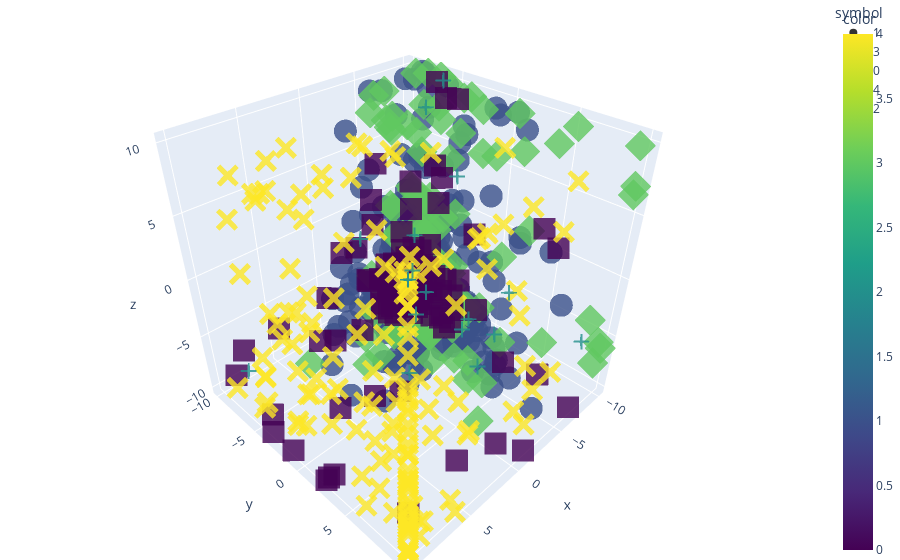

The notebook cell saved with this chart:
### Code cell
fig = px.scatter_3d(
    x=X['Stars'][0:1000],
    y=X['Forks'][0:1000],
    z=X['Issues'][0:1000],
    color=pred_km[0:1000],
    color_continuous_scale='viridis',
    symbol=pred_km[0:1000],
    opacity=0.8
)

fig.update_layout(margin=dict(l=0,r=0,b=0,t=0))
fig.show()

### Figure 1 — Plotly figure (JSON) as saved in the notebook; plotly's stock layout.template omitted (floating-point values rounded to 4 significant figures; data arrays with more than 128 entries replaced by an {"elided": "..."} marker saying what was removed)
{"data": [{"hovertemplate": "symbol=1<br>x=%{x}<br>y=%{y}<br>z=%{z}<br>color=%{marker.color}<extra></extra>", "legendgroup": "1", "marker": {"color": {"elided": "542 int values"}, "coloraxis": "coloraxis", "opacity": 0.8, "symbol": "circle"}, "mode": "markers", "name": "1", "scene": "scene", "showlegend": true, "type": "scatter3d", "x": {"elided": "542 float values"}, "y": {"elided": "542 float values"}, "z": {"elided": "542 float values"}}, {"hovertemplate": "symbol=3<br>x=%{x}<br>y=%{y}<br>z=%{z}<br>color=%{marker.color}<extra></extra>", "legendgroup": "3", "marker": {"color": {"elided": "148 int values"}, "coloraxis": "coloraxis", "opacity": 0.8, "symbol": "diamond"}, "mode": "markers", "name": "3", "scene": "scene", "showlegend": true, "type": "scatter3d", "x": {"elided": "148 float values"}, "y": {"elided": "148 float values"}, "z": {"elided": "148 float values"}}, {"hovertemplate": "symbol=0<br>x=%{x}<br>y=%{y}<br>z=%{z}<br>color=%{marker.color}<extra></extra>", "legendgroup": "0", "marker": {"color": [0, 0, 0, 0, 0, 0, 0, 0, 0, 0, 0, 0, 0, 0, 0, 0, 0, 0, 0, 0, 0, 0, 0, 0, 0, 0, 0, 0, 0, 0, 0, 0, 0, 0, 0, 0, 0, 0, 0, 0, 0, 0, 0, 0, 0, 0, 0, 0, 0, 0, 0, 0, 0, 0, 0, 0, 0, 0, 0, 0, 0, 0, 0, 0, 0, 0, 0, 0, 0, 0, 0, 0, 0, 0, 0, 0, 0, 0, 0, 0, 0, 0, 0, 0, 0, 0, 0, 0, 0, 0, 0, 0, 0, 0, 0, 0, 0, 0, 0, 0, 0, 0, 0, 0, 0, 0], "coloraxis": "coloraxis", "opacity": 0.8, "symbol": "square"}, "mode": "markers", "name": "0", "scene": "scene", "showlegend": true, "type": "scatter3d", "x": [-9.059, 2.675, -8.266, -9.435, -9.489, -2.836, -8.871, -9.892, 10.0, -7.473, -9.785, -7.312, -9.96, -5.484, -9.61, 0.457, -9.704, -3.091, 8.253, 10.0, -7.124, -9.825, 10.0, 10.0, -9.61, 10.0, -4.718, -5.457, -5.444, -6.586, -8.965, -7.769, -8.481, -9.651, -5.739, -7.702, -9.745, 1.519, 3.078, -5.134, -3.051, -7.043, -6.102, -2.285, 10.0, -8.723, 10.0, -8.065, 10.0, -0.3495, -5.296, -8.239, -1.573, 7.272, 5.444, -2.675, -7.728, -5.255, -1.183, 1.815, -9.973, -8.656, -7.03, 1.062, -8.992, -9.597, -7.07, -5.013, -7.809, -7.809, -3.266, -4.274, -5.591, -9.315, -6.774, -8.306, 5.215, -7.46, -7.796, -9.731, -9.207, -7.648, -6.277, -6.116, -6.667, 2.957, -9.194, -9.516, -7.661, -6.855, -8.441, -9.194, -8.306, -6.559, -0.6989, -6.909, -9.987, -8.938, -7.863, -5.349, -5.766, 2.191, -1.626, -8.266, -9.651, -6.841], "y": [-6.907, -0.88, -9.04, -5.413, -7.707, -5.2, -5.68, -6.107, -1.2, -2.693, -5.253, -5.787, -9.573, -8.827, -7.227, -8.133, -9.787, -7.813, -9.093, 3.333, -9.52, -9.2, 2.693, -3.547, -9.307, 2.373, -6.267, -8.827, 6.693, -6.8, -6.053, -7.92, -7.173, -9.147, -6.533, -0.6667, -9.36, 4.72, 7.653, -6.8, -7.013, -7.28, -1.147, -6.053, -7.493, -6.267, 10, -6.64, -3.227, -7.547, -7.707, -8.347, 10, -5.36, -1.52, -5.947, -8.613, -8.72, 10, -3.12, -9.52, -8.987, -9.413, -7.867, -6.053, -6.96, -3.44, -3.547, -6.427, -2.747, -7.92, -7.493, -8.08, -6.587, 3.76, -0.5067, 4.507, -6.107, -2.8, -8.08, -9.36, -3.813, -5.253, -6.213, -6.267, -6.747, -9.52, -3.547, -7.44, -8.293, -8.187, -6.32, -8.293, 10, -5.947, -8.56, -9.627, -9.627, -5.733, -7.387, 7.707, 10, 1.093, -4.133, -9.36, -4.08], "z": [-6.571, -9.714, -5.429, -8.571, -10, -2.571, -6.857, 2, -10, 10, -7.429, -9.143, -9.714, -9.714, -7.143, -10, -10, -5.429, -6.857, -8.571, -8.857, -6, -9.429, -10, -2, -10, -9.143, -8.286, 4.571, -8, 3.429, -9.143, -10, -6.857, -1.429, 0, -8.857, -0.5714, -9.429, -4.286, 2.286, -4.857, -6.571, 0.8571, -7.143, -6.286, -6, -4.286, -8, -1.429, -10, -8.857, -3.143, -3.143, -9.429, 5.714, -9.143, -6.857, -10, 2, -10, -9.429, -8.857, -5.143, 10, -4.571, 10, -2.857, -9.143, -6.857, -5.714, -8.857, -8, -10, -9.429, -7.429, -3.714, -8, -9.714, -8, -8.571, -9.714, -8.571, -8.857, -10, -7.714, -9.429, -6.571, 2, -9.714, -6.857, -9.143, -10, -9.714, -8.286, -9.714, -8.571, -8.571, -7.429, -9.143, 3.429, -6.571, 5.714, -9.714, -7.714, -9.143]}, {"hovertemplate": "symbol=4<br>x=%{x}<br>y=%{y}<br>z=%{z}<br>color=%{marker.color}<extra></extra>", "legendgroup": "4", "marker": {"color": {"elided": "186 int values"}, "coloraxis": "coloraxis", "opacity": 0.8, "symbol": "x"}, "mode": "markers", "name": "4", "scene": "scene", "showlegend": true, "type": "scatter3d", "x": {"elided": "186 float values"}, "y": {"elided": "186 float values"}, "z": {"elided": "186 float values"}}, {"hovertemplate": "symbol=2<br>x=%{x}<br>y=%{y}<br>z=%{z}<br>color=%{marker.color}<extra></extra>", "legendgroup": "2", "marker": {"color": [2, 2, 2, 2, 2, 2, 2, 2, 2, 2, 2, 2, 2, 2, 2, 2, 2, 2], "coloraxis": "coloraxis", "opacity": 0.8, "symbol": "cross"}, "mode": "markers", "name": "2", "scene": "scene", "showlegend": true, "type": "scatter3d", "x": [-9.489, -9.207, -9.543, -8.105, 10.0, -7.03, -7.016, -8.078, -9.785, -6.774, 3.28, 10.0, -0.9005, -9.892, 9.906, -8.763, -9.772, 10.0], "y": [0.72, 1.947, -5.947, -1.04, 10, -2.053, -5.253, -1.627, -7.493, -5.84, 8.933, -5.52, -5.893, -9.36, 10, -8.027, 8.453, 10], "z": [-10, -4.857, 10, -8.571, 10, 4.571, 8.857, -10, -10, -10, 0, -5.429, 0.2857, -8.571, 4.571, -3.714, -6.286, 10]}], "layout": {"coloraxis": {"colorbar": {"title": {"text": "color"}}, "colorscale": [[0, "#440154"], [0.1111, "#482878"], [0.2222, "#3e4989"], [0.3333, "#31688e"], [0.4444, "#26828e"], [0.5556, "#1f9e89"], [0.6667, "#35b779"], [0.7778, "#6ece58"], [0.8889, "#b5de2b"], [1, "#fde725"]]}, "legend": {"title": {"text": "symbol"}, "tracegroupgap": 0}, "margin": {"b": 0, "l": 0, "r": 0, "t": 0}, "scene": {"domain": {"x": [0, 1], "y": [0, 1]}, "xaxis": {"title": {"text": "x"}}, "yaxis": {"title": {"text": "y"}}, "zaxis": {"title": {"text": "z"}}}}}
